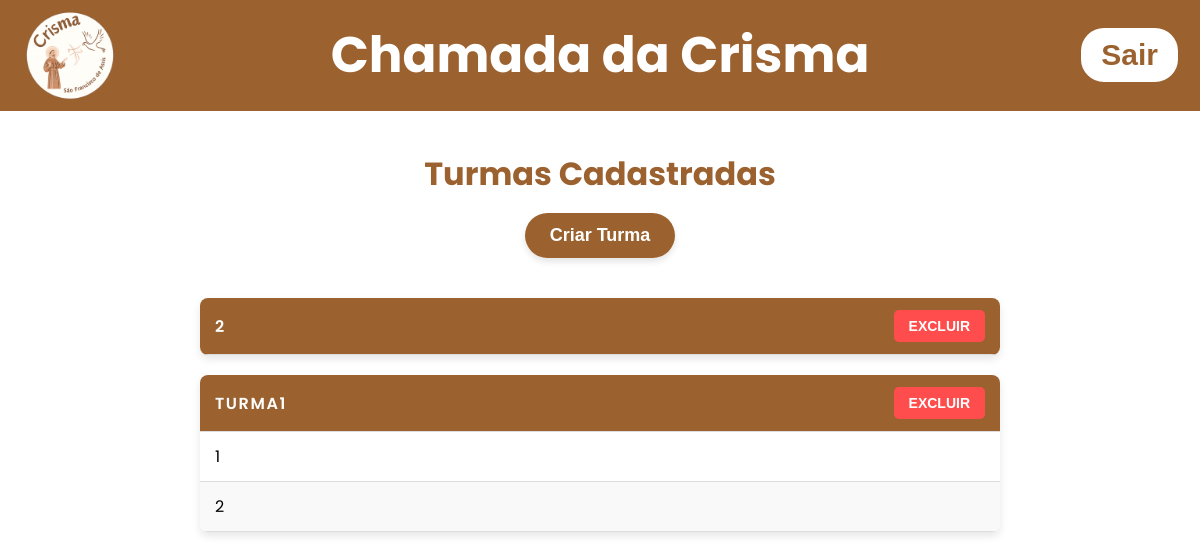
The app's page /listturmas (signed in), older data.
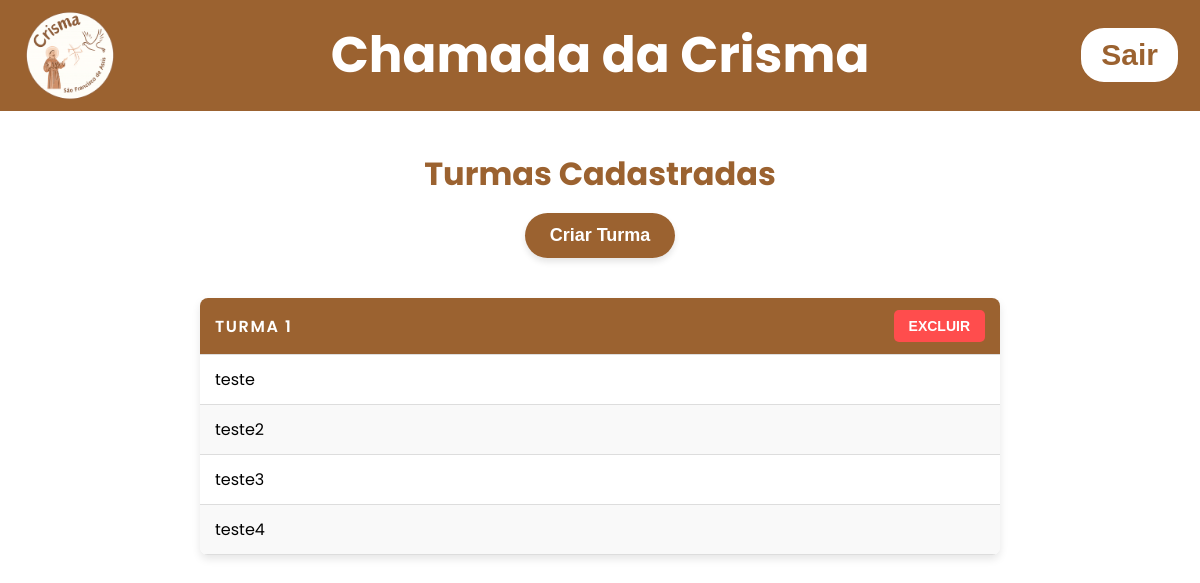
The same page, newer data.
### tables this page shows
CREATE TABLE turmas (
    id INTEGER PRIMARY KEY AUTOINCREMENT,
    turma_name TEXT NOT NULL UNIQUE
);

CREATE TABLE crismandos (
    id INTEGER PRIMARY KEY AUTOINCREMENT,
    name TEXT UNIQUE NOT NULL,
    turma_id INTEGER NOT NULL,
    created_at TEXT DEFAULT CURRENT_TIMESTAMP,
    FOREIGN KEY (turma_id) REFERENCES turmas(id)
);

### app.py (the view)
@app.get('/listturmas')
def list_turmas():
    if 'admin' not in session :
        return render_template('index.html')
    msg = request.args.get('msg')
    with get_conn() as conn:
        cur = conn.cursor()
        cur.execute("SELECT id, turma_name FROM turmas ORDER BY turma_name")
        turmas = cur.fetchall()
        cur.execute("SELECT id, name, turma_id FROM crismandos ORDER BY name")
        crismandos = cur.fetchall()
    return render_template('turmas.html', turmas=turmas, msgturmas=msg, crismandos = crismandos)

### app.py (called while the page is built)
def get_conn():
    conn = sqlite3.connect("data/dataBase.db")
    conn.row_factory = sqlite3.Row
    return conn

### templates/turmas.html (shortened to what this page needs)
<!DOCTYPE html>
<html lang="pt-br">
<head>
    <link
      rel="stylesheet"
      href="{{url_for('static', filename='css/styleconfigadmin.css')}}"
    />
    <link
      rel="stylesheet"
      href="{{url_for('static', filename='css/styleturmas.css')}}"
    />
</head>
<body>
<header>
      <div class="header-left">
        <img
          src="{{url_for('static', filename='images/logocrismamaior.png')}}"
          alt="Logo da crisma"
          class="logo"
        />
        <h1 class="title-center" onclick="window.location.href='/homepage'" >Chamada da Crisma</h1>
      </div>
      <form action="{{url_for('logout_user')}}" method="post">
        <button class="button-logout">Sair</button>
      </form>
    </header>
<main>
    <div class="container-principal">
            <h2>Turmas Cadastradas</h2>
            <button onclick="OpenModalTurmas()">Criar Turma</button>
            {% if turmas %}
{% for turma in turmas %}
    <table class="tabela-turmas">
        <thead>
                <th>{{turma.turma_name}}</th>
                <th>
                        <button type="button" onclick="OpenModalConfirmation()" id="openmodalconfirmation">EXCLUIR</button>
                </th>
        </thead>
        <tbody>
            {%for crismando in crismandos | sort(attribute='name')%}
                 {% if crismando.turma_id == turma.id %}
                 <tr>
                     <td>{{crismando.name}}</td> <td></td> </tr>
                 {%endif%}
             {%endfor%}
        </tbody>
    </table>
{% endfor %}
            {% else %}
                <p>Nenhuma turma cadastrada ainda.</p>
            {% endif %}
</main>
</body>
</html>

Row changes from the older to the newer data that the page shows:
removed turmas: turma_name "2"
removed turmas: turma_name "TURMA1"
removed crismandos: name "1", shown under "TURMA1"
removed crismandos: name "2", shown under "TURMA1"
added turmas: turma_name "TURMA 1"
added crismandos: name "teste", shown under "TURMA 1"
added crismandos: name "teste2", shown under "TURMA 1"
added crismandos: name "teste3", shown under "TURMA 1"
added crismandos: name "teste4", shown under "TURMA 1"
